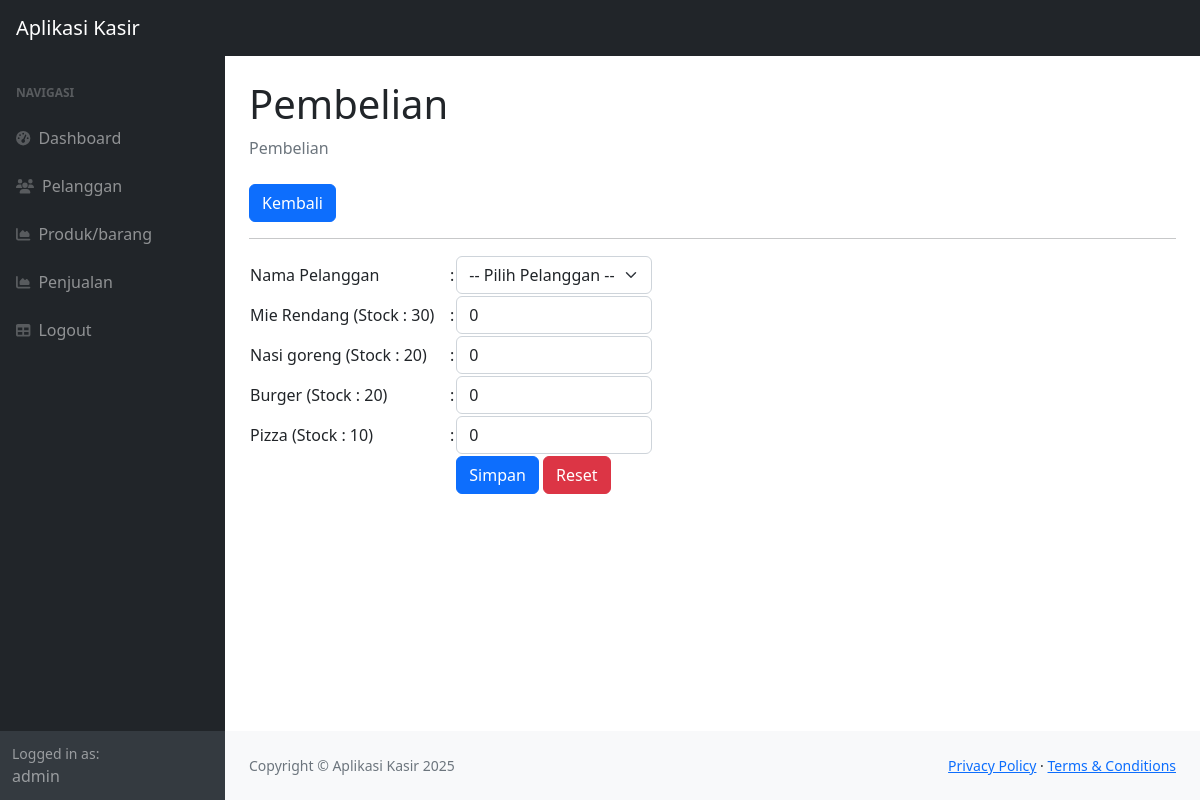
The page /index.php?page=pembelian_tambah (signed in) on the database its author committed.
### tables this page shows
CREATE TABLE `produk` (
  `id_produk` int(11) NOT NULL,
  `nama_produk` varchar(255) NOT NULL,
  `harga` int(11) NOT NULL,
  `stock` int(11) NOT NULL
);

### pembelian_tambah.php (the view, shortened to what this page needs)
<div class="container-fluid px-4">
    <h1 class="mt-4">Pembelian</h1>
    <ol class="breadcrumb mb-4">
        <li class="breadcrumb-item active">Pembelian</li>
    </ol>
    <a href="?page=pembelian" class="btn btn-primary">Kembali</a>
    <hr>
    <form method="post">
        <table>
            <tr>
                <td width="200">Nama Pelanggan</td>
                <td width="1">:</td>
                <td>
                    <select class="form-control form-select" name="id_pelanggan" required>
                        <option value="">-- Pilih Pelanggan --</option>
                    </select>
                </td>
            </tr>
            <?php
            $pro = mysqli_query($koneksi, "SELECT * FROM produk");
            while ($produk = mysqli_fetch_array($pro)) {
            ?>
            <tr>
                <td><?= $produk['nama_produk'] . ' (Stock : ' . $produk['stock'] . ')' ?></td>
                <td>:</td>
                <td>
                    <input class="form-control" type="number" step="1" min="0" value="0" max="<?= $produk['stock']; ?>"
                        name="produk[<?= $produk['id_produk']; ?>]">
                </td>
            </tr>
            <?php
            }
            ?>
            <tr>
                <td></td>
                <td></td>
                <td>
                    <button type="submit" class="btn btn-primary">Simpan</button>
                    <button type="reset" class="btn btn-danger">Reset</button>
                </td>
            </tr>
        </table>
    </form>
</div>

### rows shown on the page
produk: nama_produk "Mie Rendang", stock "30"
produk: nama_produk "Nasi goreng", stock "20"
produk: nama_produk "Burger", stock "20"
produk: nama_produk "Pizza", stock "10"

### other values the page prints
$_SESSION['user']['nama'] "admin"
